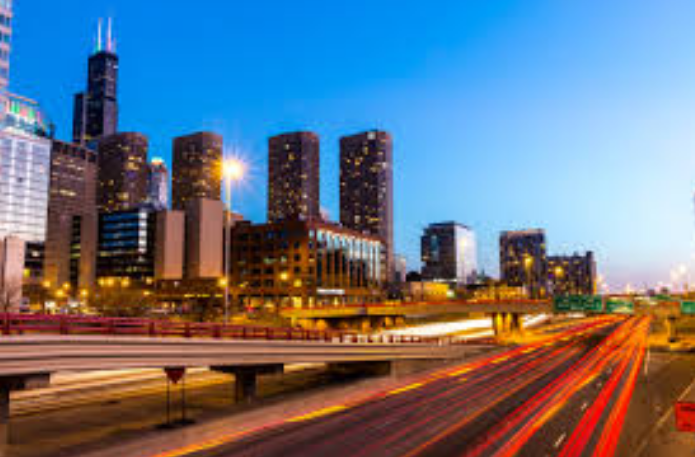
#> input picture linhas-mundo01.png, 695 x 457 px
$ python ativ13_hough.py
#> lines starting #> are read from the running program, lines starting #| are printed output that depends on the picture; after the words box and inside, x2 and y2 are one past the last pixel; in counts of white or black regions, pixels touching at a corner belong together
import cv2
import numpy as np

IMG_PATH = R"linhas-mundo01.png"

def main():
    img = cv2.imread(IMG_PATH, 1)
#> img is the input picture: shape (457, 695, 3); mean B, G, R 132.3, 116.4, 105.2
    if img is None:
        print("Erro ao carregar imagem")
        return

    img1 = cv2.cvtColor(img, cv2.COLOR_RGB2GRAY)
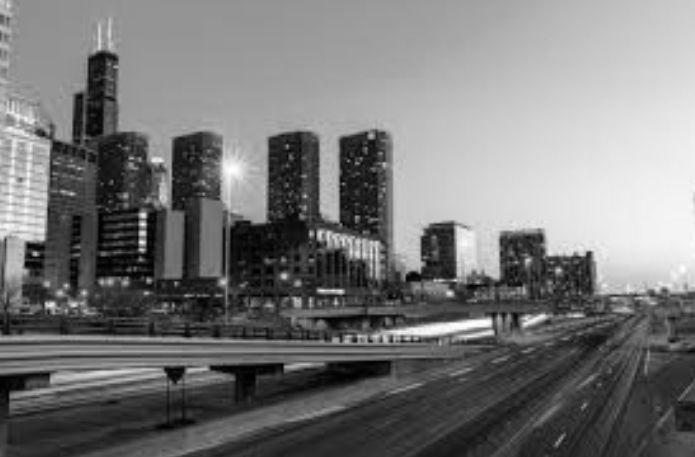
#> img1: shape (457, 695); min 0, max 255, mean 119.9

    lim, img2 = cv2.threshold(img1, 0 , 255, cv2.THRESH_BINARY +  cv2.THRESH_OTSU)
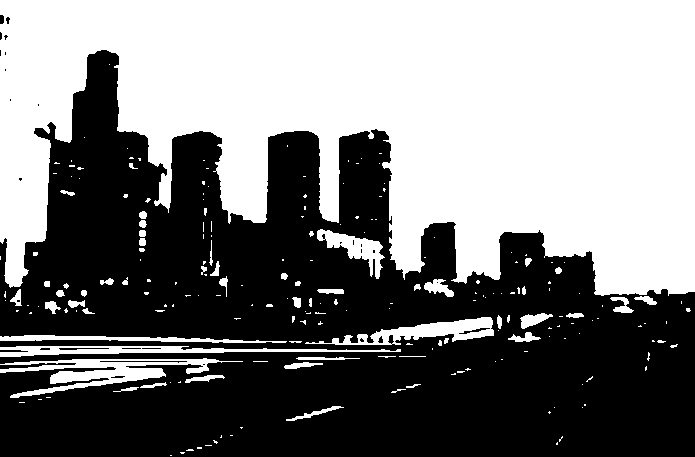
#> img2: shape (457, 695); 49.4% white; 213 white regions (156 under 20 px), largest, box (x1, y1, x2, y2) and area: (0, 0, 695, 296) 142976, (0, 358, 243, 398) 3202, (305, 317, 494, 345) 2030
#> lim = 120

    img3 = cv2.Canny(img2,threshold1=150,threshold2=200,apertureSize=3,L2gradient=False)
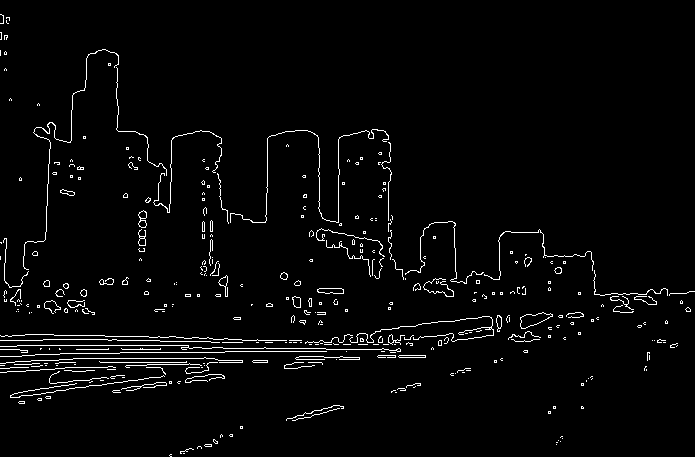
#> img3: shape (457, 695); 2.8% white in thin lines or dots

    lines=cv2.HoughLinesP(img3, rho=1, theta=np.pi/180, threshold=80, minLineLength= 100, maxLineGap= 20)
#> lines = 19 rows, first 6: [160, 352, 273, 351], [264, 347, 400, 350], [0, 356, 131, 352], [43, 339, 258, 342], [17, 345, 188, 345], [91, 335, 262, 340]

    if lines is not None:
        for line in lines:
            x1,y1,x2,y2=line[0]
            cv2.line(img,(x1,y1),(x2,y2),(0,0,255),2)
#> this loop made 19 passes
#> (x1, y1, x2, y2) on passes 1 to 12: (160, 352, 273, 351), (264, 347, 400, 350), (0, 356, 131, 352), (43, 339, 258, 342), (17, 345, 188, 345), (91, 335, 262, 340), (67, 367, 208, 363), (10, 397, 162, 376), (381, 329, 499, 315), (73, 358, 214, 358), (362, 344, 538, 323), (373, 344, 536, 324)
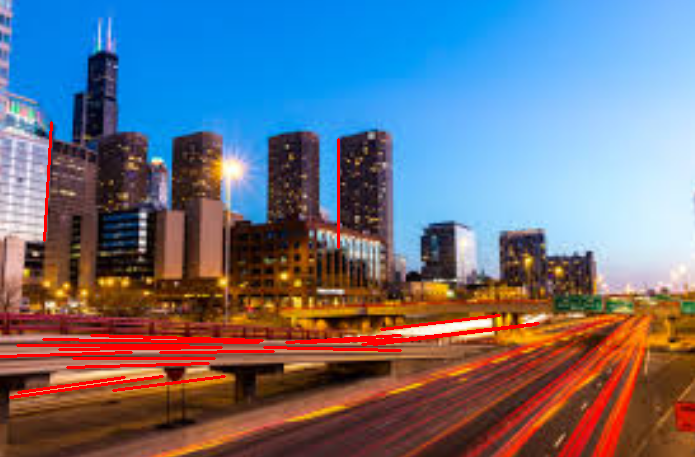
#> img: shape (457, 695, 3); 2.38% of pixels changed, all inside (x1, y1, x2, y2) = (0, 121, 540, 399)

    cv2.namedWindow("original", 2)
    cv2.imshow("original", img)

    cv2.namedWindow("Segmentada", 2)
    cv2.imshow("Segmentada", img2)

    cv2.namedWindow("Bordas", 2)
    cv2.imshow("Bordas", img3)

    cv2.namedWindow("Hough", 2)
    cv2.imshow("Hough", img)

    cv2.waitKey(0)
    cv2.destroyAllWindows()

if __name__ == "__main__":
    main()
